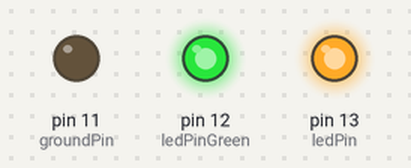
Bench run of a sketch on a simulated Arduino Uno, built with avr-gcc and run on an emulated ATmega328P. Shown: output pins drawn as LEDs (lit = HIGH).

Above: at 1.0 s.
At 7.0 s:
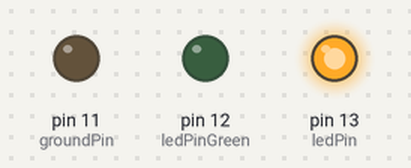
At 11.5 s:
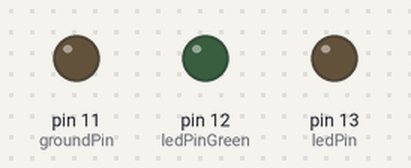
Timing chart, 0 to 18.2 s (numbered marks = the images above):
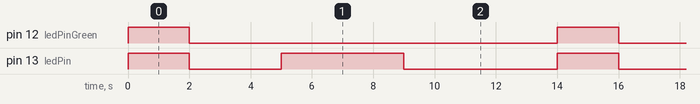

The sketch:

FIRST_ASS.ino
```cpp
// Pin where the LED is connected
const int ledPin = 13;       // LED1 (e.g., Red)
const int ledPinGreen = 12;  // LED2 (e.g., Green)
const int groundPin = 11;    // Ground pin for LEDs

void setup() {
  // Initialize the LED pins as outputs
  pinMode(ledPin, OUTPUT);
  pinMode(ledPinGreen, OUTPUT);

  // Set the ground pin as output and set it to LOW
  pinMode(groundPin, OUTPUT);
  digitalWrite(groundPin, LOW);
}

void loop() {
  // Turn both LEDs ON for 2 seconds
  digitalWrite(ledPin, HIGH);
  digitalWrite(ledPinGreen, HIGH);
  delay(2000); // Wait for 2 seconds

  // Turn both LEDs OFF for 3 seconds
  digitalWrite(ledPin, LOW);
  digitalWrite(ledPinGreen, LOW);
  delay(3000); // Wait for 3 seconds

  // Turn LED1 ON and LED2 OFF for 4 seconds
  digitalWrite(ledPin, HIGH);
  digitalWrite(ledPinGreen, LOW);
  delay(4000); // Wait for 4 seconds

  // Turn both LEDs OFF for 5 seconds
  digitalWrite(ledPin, LOW);
  digitalWrite(ledPinGreen, LOW);
  delay(5000); // Wait for 5 seconds

  // Loop will repeat
}
```

Measured:
- by itself, pin 12 (ledPinGreen): alternates HIGH for 2.0 s and LOW for 12.0 s
- by itself, pin 13 (ledPin): repeats every 14.0 s: LOW 3.0 s, HIGH 4.0 s, LOW 5.0 s, HIGH 2.0 s
- by itself, everything shown: repeats every 14.0 s, in 4 steps
